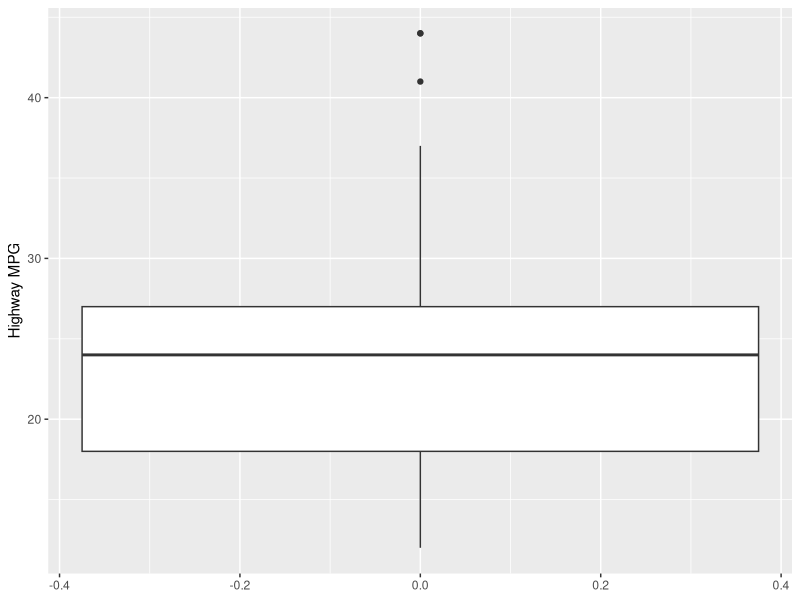
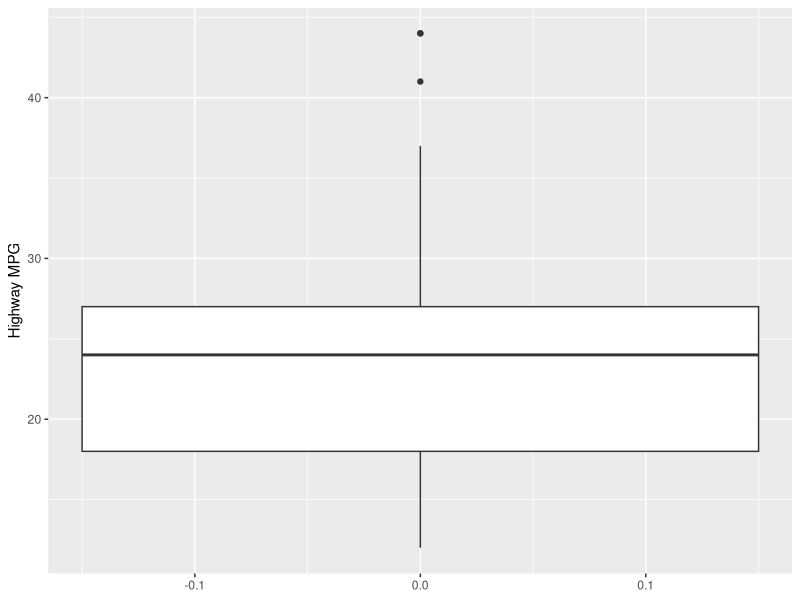
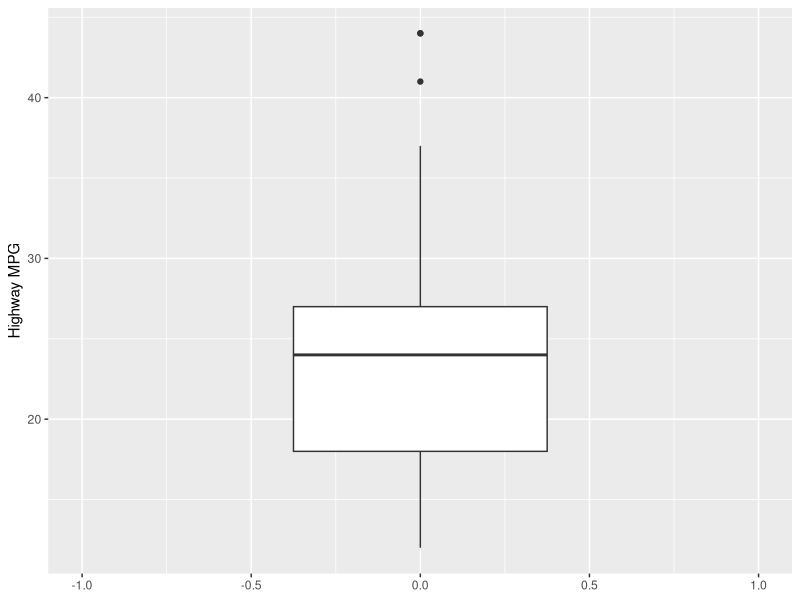
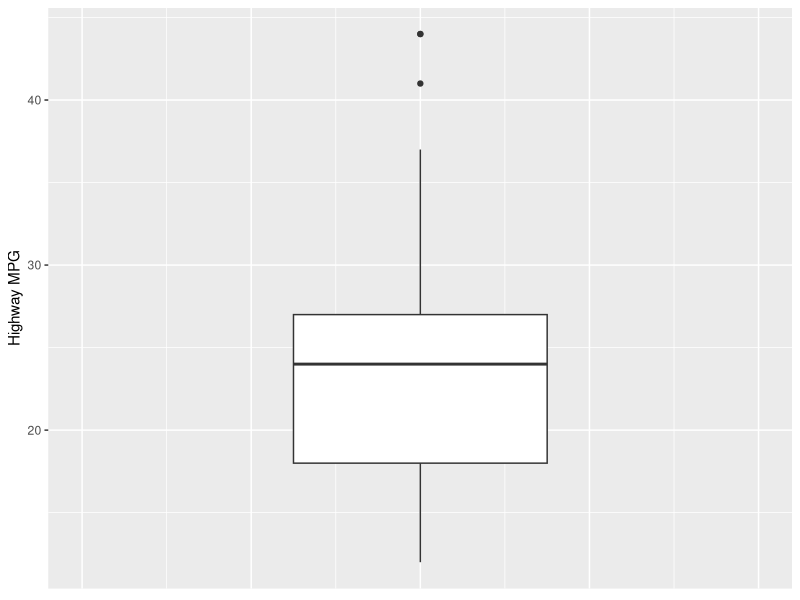
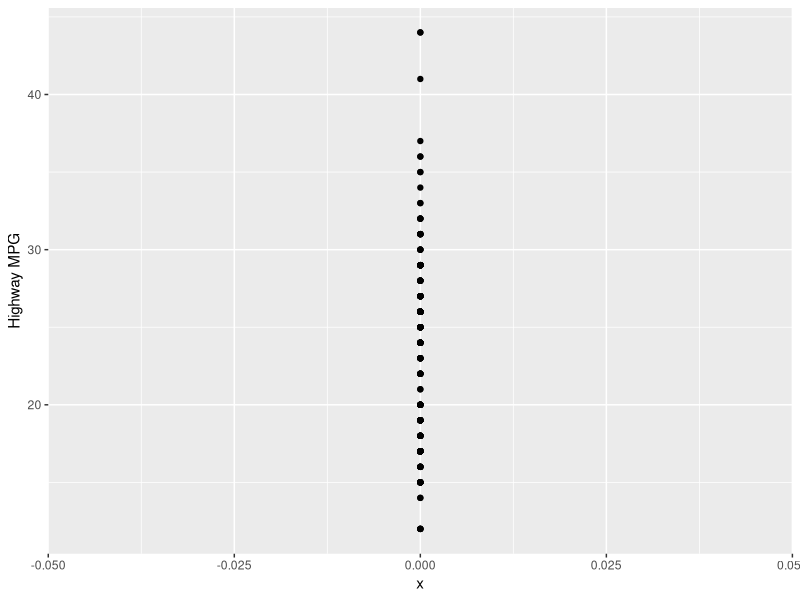
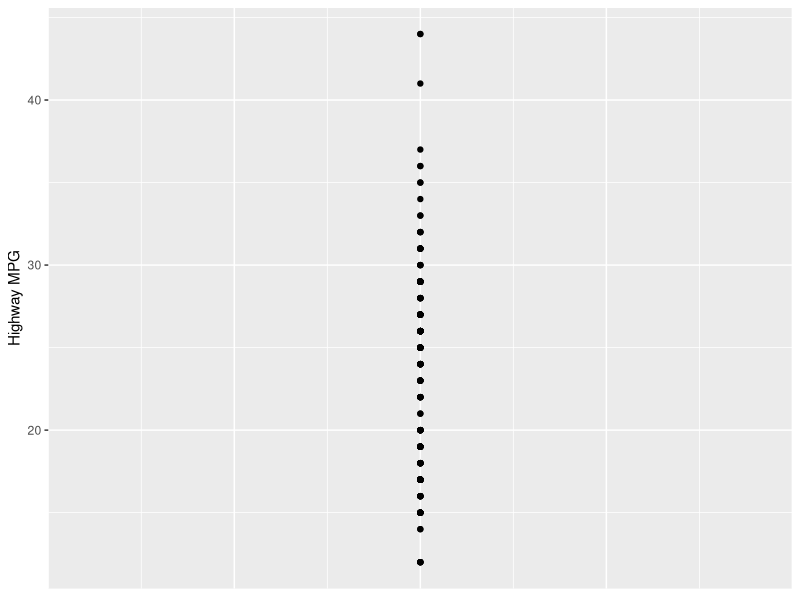
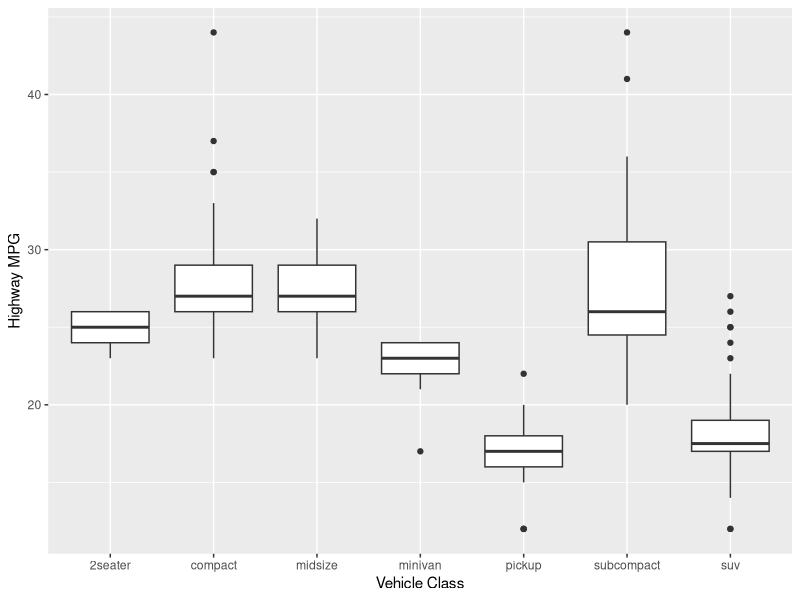
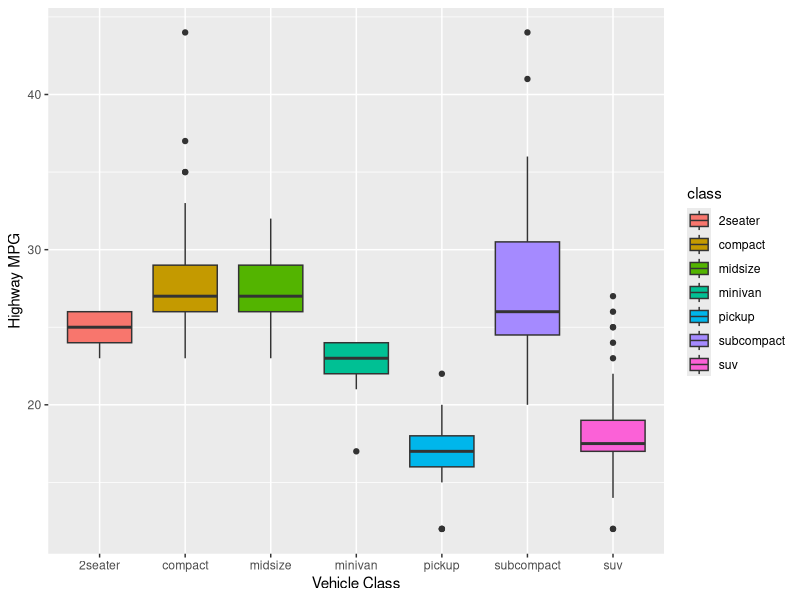

Write the R code that produced these figures, in order.
## ---- chunk 1

library(tidyverse)

## ---- chunk 2

mpg |> str()

## ---- chunk 3

mpg |> ggplot(aes(y = hwy)) + geom_boxplot() + labs(y = "Highway MPG")

## ---- chunk 4

mpg |> ggplot(aes(y = hwy)) + geom_boxplot(width = 0.3) + labs(y = "Highway MPG")

## ---- chunk 5

mpg |> ggplot(aes(y = hwy)) + geom_boxplot() + labs(y = "Highway MPG") + xlim(-1, 1)

## ---- chunk 6

mpg |> ggplot(aes(y = hwy)) + geom_boxplot() + labs(y = "Highway MPG") + xlim(-1, 1) + theme(axis.text.x = element_blank(), axis.ticks.x = element_blank())

## ---- chunk 7

mpg |> ggplot(aes(x = 0, y = hwy)) + geom_point() + labs(y = "Highway MPG") 

## ---- chunk 8

mpg |> ggplot(aes(x = 0, y = hwy)) + geom_point() + labs(y = "Highway MPG") + theme(axis.text.x = element_blank(), axis.ticks.x = element_blank(), axis.title.x = element_blank() )

## ---- chunk 9

mpg |> ggplot(aes(x = class, y = hwy)) + geom_boxplot() + labs(x = "Vehicle Class", y = "Highway MPG")

## ---- chunk 10

mpg |> ggplot(aes(x = class, y = hwy)) + geom_boxplot(aes(fill = class)) + labs(x = "Vehicle Class", y = "Highway MPG")

## ---- chunk 11

mpg |> ggplot(aes(x = reorder(class, hwy, FUN = median), y = hwy)) + geom_boxplot(aes(fill = class)) + labs(x = "Vehicle Class", y = "Highway MPG")

## ---- chunk 12

mpg |> ggplot(aes(x = reorder(class, -hwy, FUN = median), y = hwy)) + geom_boxplot(aes(fill = class)) + labs(x = "Vehicle Class", y = "Highway MPG")

## ---- chunk 13

mpg |> ggplot(aes(x = class, y = hwy)) + geom_point() + labs(x = "Vehicle Class", y = "Highway MPG")

## ---- chunk 14

mpg |> ggplot(aes(x = reorder (class, hwy, FUN = median), y = hwy)) + geom_point() + labs(x = "Vehicle Class", y = "Highway MPG")

## ---- chunk 15

mpg |> ggplot(aes(x = reorder (drv, hwy, FUN = mean), y = hwy)) + geom_point() + labs(x = "Vehicle Drive Type", y = "Highway MPG")



## ---- chunk 16
mpg |> count(year)




## ---- chunk 17
mpg |> ggplot (aes (x = factor(year), y = cty)) + geom_boxplot() + labs(x = "Year", y = "City MPG")
